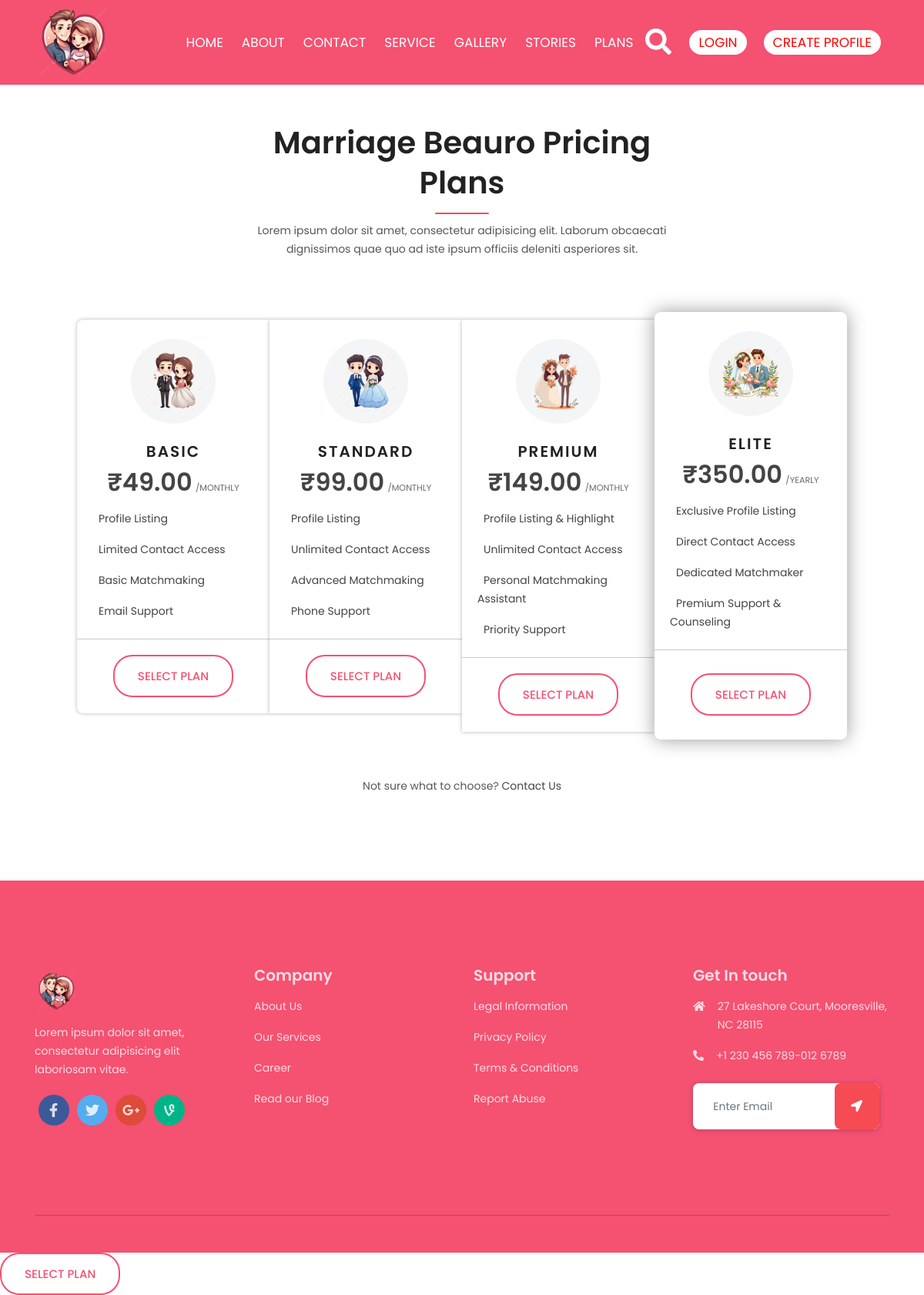
Screenshot of /pricing_plans.php with the database file from the repository.
### tables this page shows
CREATE TABLE `plans` (
  `id` int(11) NOT NULL,
  `plan_name` varchar(255) NOT NULL,
  `plan_price` decimal(10,2) NOT NULL,
  `plan_image` varchar(255) DEFAULT NULL,
  `plan_type` varchar(255) DEFAULT NULL,
  `is_active` tinyint(1) NOT NULL DEFAULT 1,
  `plan_include1` varchar(255) DEFAULT NULL,
  `plan_include2` varchar(255) DEFAULT NULL,
  `plan_include3` varchar(255) DEFAULT NULL,
  `plan_include4` varchar(255) DEFAULT NULL,
  `created_at` timestamp NOT NULL DEFAULT current_timestamp(),
  `updated_at` timestamp NOT NULL DEFAULT current_timestamp() ON UPDATE current_timestamp()
);

### db.php (called while the page is built, shortened)
<?php
$base_url = "http://" . $_SERVER['HTTP_HOST'] . dirname($_SERVER['SCRIPT_NAME']);
?>

### pricing_plans.php (the view, shortened to what this page needs)
<?php include 'header.php'; ?>
<section id="pricing" class="section price-plan-area ptb_100 mt-5">
    <div class="container">
        <div class="row justify-content-center">
            <div class="col-12 col-md-10 col-lg-6">
                <div class="section-heading text-center">
                    <h2 class="text-capitalize">Marriage Beauro Pricing Plans</h2>
                    <p class="d-none d-sm-block mt-4">Lorem ipsum dolor sit amet, consectetur adipisicing elit. Laborum
                        obcaecati dignissimos quae quo ad iste ipsum officiis deleniti asperiores sit.</p>
                </div>
            </div>
        </div>
        <div class="row justify-content-center">
            <div class="price-plan-wrapper">
                <?php
                $query = "SELECT * FROM plans ";
                $result = mysqli_query($conn, $query);
                if (mysqli_num_rows($result) > 0) :
                    while ($row = mysqli_fetch_assoc($result)) :
                ?>
                <div class="single-price-plan <?= $row['is_active'] ? 'featured' : '' ?>">
                    <div class="plan-thumb mx-auto my-4">
                        <img class="avatar-lg" src="<?= htmlspecialchars($base_url . '/' . $row['plan_image']) ?>"
                            alt="">
                    </div>
                    <div class="price-header d-flex flex-column align-items-center pb-2">
                        <h4 class="plan-title text-uppercase pb-3">
                            <?= htmlspecialchars($row['plan_name']) ?>
                        </h4>
                        <div class="plan-cost">
                            <span class="plan-price">₹<?= number_format($row['plan_price'], 2) ?></span>
                            <span class="plan-type text-uppercase">/<?= htmlspecialchars($row['plan_type']) ?></span>
                        </div>
                    </div>
                    <ul class="plan-features pb-3">
                        <li><i class="icofont-check"></i> <?= htmlspecialchars($row['plan_include1']) ?></li>
                        <li><i class="icofont-check"></i> <?= htmlspecialchars($row['plan_include2']) ?></li>
                        <li><i class="icofont-check"></i> <?= htmlspecialchars($row['plan_include3']) ?></li>
                        <li><i class="icofont-check"></i> <?= htmlspecialchars($row['plan_include4']) ?></li>
                    </ul>
                    <div class="plan-select">
                        <button class="btn btn-bordered text-uppercase" onclick="payNow(<?= number_format($row['plan_price'], 2) ?>,<?= number_format($row['id'], 2) ?>)">Select Plan</button>
                    </div>
                </div>
                <?php endwhile; else : ?>
                <p class="text-center">No plans available at the moment.</p>
                <?php endif; ?>
            </div>
        </div>
        <div class="row">
            <div class="col-12">
                <div class="faq-content">
                    <span class="d-block text-center mt-5">Not sure what to choose? <a href="#">Contact Us</a></span>
                </div>
            </div>
        </div>
    </div>
</section>
<?php include 'footer.php'; ?>
<button class="btn btn-bordered text-uppercase" onclick="payNow(<?= number_format($row['plan_price'], 2) ?>)">Select
    Plan</button>

### assets/css/style.css (style rules this page uses)
* { margin: 0; padding: 0; }
body { font-family: 'Poppins', sans-serif; font-size: 14px; line-height: 24px; font-weight: 400; color: #565656; }
section, .section { position: relative; }
.container { width: 100%; margin: 0 auto; }
h1, h2, h3, .h3, h4, h5, h6 { font-weight: 600; color: #222; margin-bottom: 0; }
h2 { font-size: 40px; line-height: 1.3; }
h4 { font-size: 20px; }
p { font-size: 14px; font-weight: 400; line-height: 24px; color: #565656; margin-bottom: 0; }
a { color: #444; -webkit-transition: all 0.3s ease 0s; transition: all 0.3s ease 0s; }
a, a:hover, a:focus, .btn:focus { text-decoration: none; outline: none; -webkit-box-shadow: none; box-shadow: none; }
ol, ul { margin: 0; padding: 0; }
ol li, ul li { list-style: none; }
img { height: auto; max-width: 100%; }
.avatar-lg { height: 5rem; width: 5rem; }
.section-heading { margin-bottom: 80px; }
.section-heading > h2 { position: relative; }
.section-heading > h2::after { position: absolute; content: ''; height: 2px; width: 70px; background: #f74b54; border-radius: 8px; bottom: -15px; left: 50%; -webkit-transform: translateX(-50%); transform: translateX(-50%); }
.ptb_100 { padding: 100px 0; }
.btn { font-size: 15px; font-weight: 500; color: #fff; line-height: 1; text-align: center; padding: 18px 30px; border-radius: 6px; outline: 0 none; position: relative; z-index: 1; }

### header.php (style rules this page uses)
.ptb_100 { padding: 111px 0 !important; }

### pricing_plans.php (style rules this page uses)
.price-plan-area { z-index: 1; }
.price-plan-wrapper { font-size: 16px; color: #444; width: 100%; max-width: 1000px; }
.single-price-plan { width: 25%; position: relative; float: left; overflow: hidden; border-top: 1px solid #fff; border-bottom: 1px solid #fff; -webkit-box-shadow: 0 0 5px rgba(0, 0, 0, 0.3); box-shadow: 0 0 5px rgba(0, 0, 0, 0.3); background-color: #fff; }
.single-price-plan:first-of-type { border-radius: 8px 0 0 8px; }
.single-price-plan:last-of-type { border-radius: 0 8px 8px 0; }
.price-header .plan-title { letter-spacing: 2px; }
.plan-cost .plan-price { font-size: 2em; font-weight: 600; }
.plan-cost .plan-type { font-size: 0.7em; opacity: 0.8; }
.plan-thumb { height: 110px; width: 110px; display: -webkit-box; display: -ms-flexbox; display: flex; -webkit-box-pack: center; -ms-flex-pack: center; justify-content: center; -webkit-box-align: center; -ms-flex-align: center; align-items: center; background-color: #f3f5f7; border-radius: 50%; }
.single-price-plan .plan-features { font-size: 14px; }
.single-price-plan .plan-features li { padding: 8px 20px; }
.single-price-plan .plan-select { border-top: 1px solid rgba(0, 0, 0, 0.2); padding: 20px; text-align: center; }
.price-plan-wrapper .featured { margin-top: -10px; -webkit-box-shadow: 0 0 25px rgba(0, 0, 0, 0.4); box-shadow: 0 0 25px rgba(0, 0, 0, 0.4); z-index: 1; border-radius: 8px; }
.price-plan-wrapper .featured .plan-select { padding: 30px 20px; }
.btn.btn-bordered { border: 2px solid #f55171 !important; border-radius: 25px; color: #f55171; }

### rows the page displays
plans: plan_image (picture), plan_name "BASIC", plan_price "49.00", plan_type "MONTHLY", plan_include1 "Profile Listing", plan_include2 "Limited Contact Access", plan_include3 "Basic Matchmaking", plan_include4 "Email Support"
plans: plan_image (picture), plan_name "STANDARD", plan_price "99.00", plan_type "MONTHLY", plan_include1 "Profile Listing", plan_include2 "Unlimited Contact Access", plan_include3 "Advanced Matchmaking", plan_include4 "Phone Support"
plans: plan_image (picture), plan_name "PREMIUM", plan_price "149.00", plan_type "MONTHLY", plan_include1 "Profile Listing & Highlight", plan_include2 "Unlimited Contact Access", plan_include3 "Personal Matchmaking Assistant", plan_include4 "Priority Support"
plans: plan_image (picture), plan_name "ELITE", plan_price "350.00", plan_type "YEARLY", plan_include1 "Exclusive Profile Listing", plan_include2 "Direct Contact Access", plan_include3 "Dedicated Matchmaker", plan_include4 "Premium Support & Counseling"
